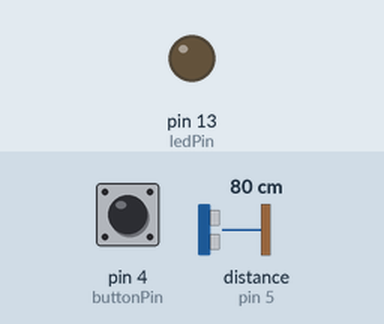
Recording of a sketch running on a simulated Arduino Uno, built with avr-gcc and run on an emulated ATmega328P. Parts: output pins drawn as LEDs (lit = HIGH). Wiring (inferred from the names in the program): ultrasonic range finder: trigger pin 6; echo pin 5. Inputs (shaded band) come from the test bench; at power-on: pin 4 (buttonPin) LOW, distance to the obstacle (sensor on pin 5) 80 cm. The echo pulse lasts 58.3 µs per cm; pins used as bus, display or sensor lines are not drawn; what the sketch prints to the serial monitor is not drawn.

Above: at 1.2 s.
1.3 s: pin 4 (buttonPin) pulled HIGH for 0.15 s
At 1.37 s:
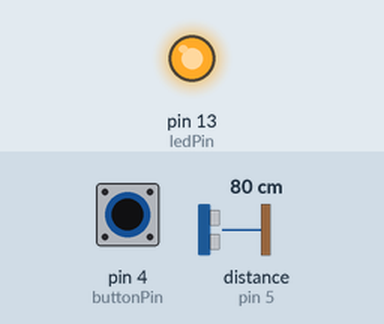
2.9 s: pin 4 (buttonPin) pulled HIGH for 3.2 s
At 6.6 s:
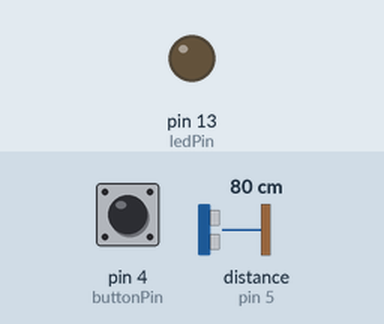
Timing chart, 0 to 8.1 s (numbered marks = the images above; inputs shaded):
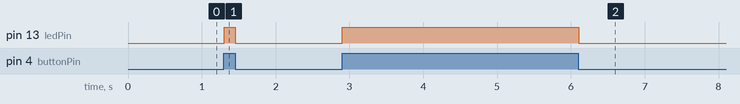

The sketch:

TestingButtonAndUltrasonic.ino
```cpp
// constants won't change. They're used here to set pin numbers:
const int buttonPin = 4;     // the number of the pushbutton pin
const int ledPin =  13;      // the number of the LED pin

// variables will change:
int buttonState = 0;         // variable for reading the pushbutton status


//For ultrasonic sensor
const int trigPin = 6;
const int echoPin = 5;
long duration;
int distance;


//store message

float myMessage[5];

void setup() {
  // initialize the LED pin as an output:
  pinMode(ledPin, OUTPUT);
  // initialize the pushbutton pin as an input:
  pinMode(buttonPin, INPUT);

    pinMode(trigPin, OUTPUT);
  pinMode(echoPin, INPUT);
Serial.begin(115200);

}

void loop() {
  // read the state of the pushbutton value:
  buttonState = digitalRead(buttonPin);

  // check if the pushbutton is pressed. If it is, the buttonState is HIGH:
  if (buttonState == HIGH) {
    // turn LED on:
    digitalWrite(ledPin, HIGH);
    myMessage[0] = buttonState;
  } else {
    // turn LED off:
    digitalWrite(ledPin, LOW);
    myMessage[0] = buttonState;
  }

// Clears the trigPin
digitalWrite(trigPin, LOW);
delayMicroseconds(2);
// Sets the trigPin on HIGH state for 10 micro seconds
digitalWrite(trigPin, HIGH);
delayMicroseconds(10);
digitalWrite(trigPin, LOW);
// Reads the echoPin, returns the sound wave travel time in microseconds
duration = pulseIn(echoPin, HIGH);
// Calculating the distance
distance= duration*0.034/2;
// Prints the distance on the Serial Monitor
//Serial.print("Distance: ");
//Serial.println(distance);
myMessage[1]=distance;


Serial.println(distance);

//for(int i = 0; i < 6; i++)
//{
////  Serial.print(myMessage[i]);
////  Serial.print(",");
////}
////Serial.println(myMessage);
//Serial.println("End");

}
```

Measured:
- after the input at 1.3 s, pin 13 (ledPin): LOW → HIGH at once, → LOW 0.15 s later
- after the input at 2.9 s, pin 13 (ledPin): LOW → HIGH at once, → LOW 3.2 s later
